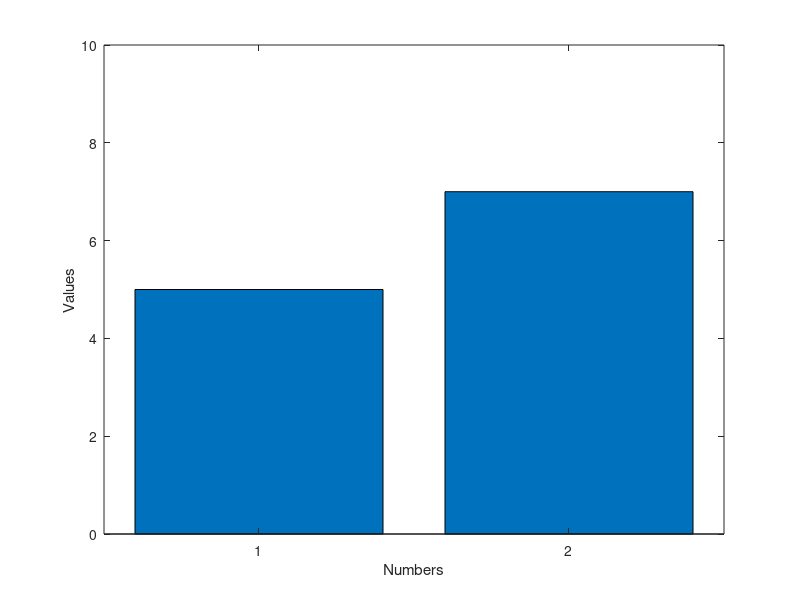

Recreate this plot in MATLAB.
% This is a simple MATLAB code to calculate the average of two numbers and plot them

% Initialize the variables
num1 = 5;
num2 = 7;

% Calculate the average of the two numbers
average = (num1 + num2) / 2;

% Display the result
disp(['The average of ' num2str(num1) ' and ' num2str(num2) ' is ' num2str(average)]);

% Plot the two numbers
figure;
bar([num1, num2]);
xlabel('Numbers');
ylabel('Values');
ylim([0,10])
